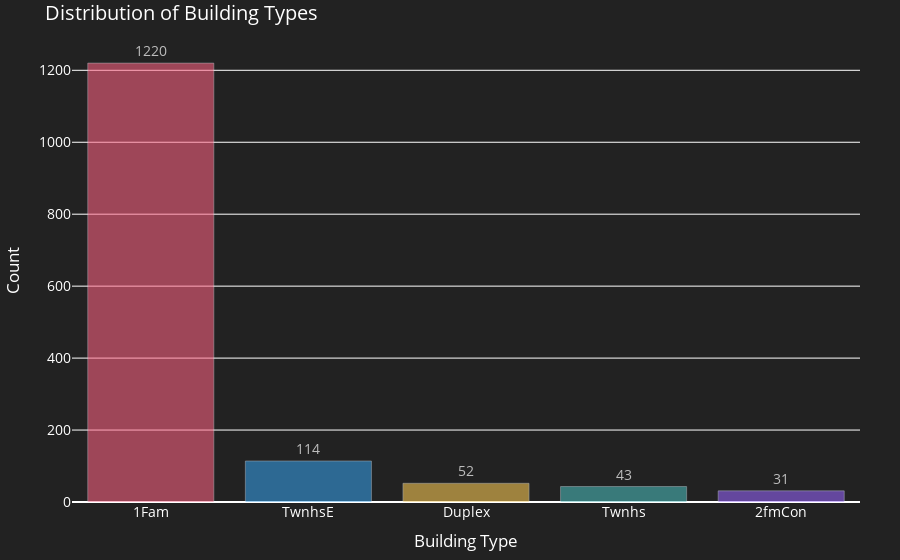
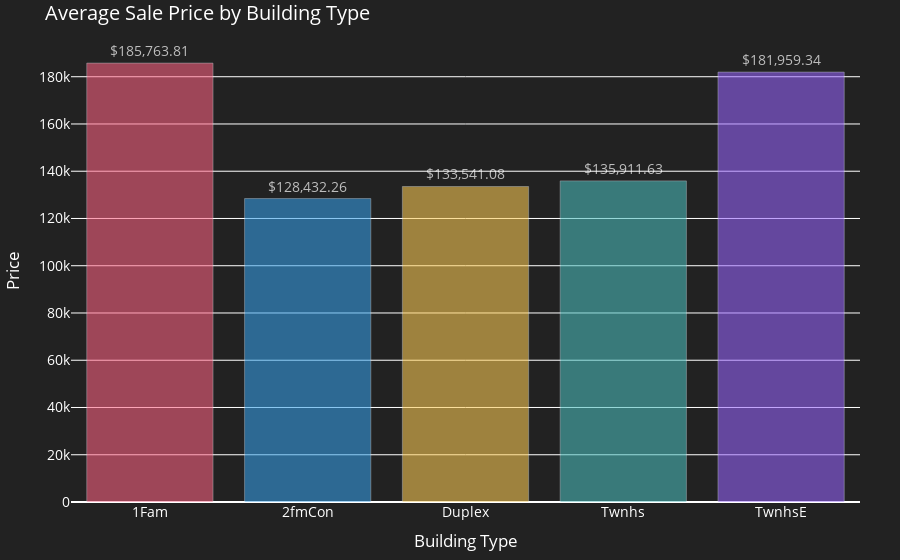

The notebook cell these images were saved under, in order:
### Markdown cell above
# What question do we want to ask of the data? 

1. Distribution of Dwelling Types and Their Relation to Sale Prices: Investigate how different types of dwellings (like single-family homes, townhouses, apartments, etc.) are distributed and how these types correlate with sale prices.

2.	Does Zoning Impact Sale Price?: Analyze if and how different zoning categories (residential, commercial, agricultural, etc.) affect the sale prices of properties.

3.	Does Street and Alley Access Types Effect on Sale Price?: Examine whether the type of access a property has (like paved or unpaved streets, alley access, etc.) influences its sale price.

4.	What is the Average Sale Price?: Calculate the average sale price of properties within your dataset. This provides a baseline for comparison with other factors.

5.	Is There a Correlation Between Property Age and Sale Price?: Determine if there is a relationship between how old a property is and its sale price. Older properties might have a different value compared to newer ones.
	
6.	Is There a Correlation Between Living Area and Sale Price?: Explore the relationship between the size of the living area in a property and its sale price. Typically, larger living areas might command higher prices.
	
7.	Does the Price Change Year to Year?: Investigate the trend of sale prices over the years included in your dataset. This will show if there’s a general upward or downward trend in property prices or if they remain stable.

### Code cell
# 1. Distribution of dwelling types and their relation to sale prices
dwelling_types = df['BldgType'].value_counts()
dwelling_prices = df.groupby('BldgType')['SalePrice'].mean()

# Format labels for the second graph
formatted_dwelling_prices = ['$' + f'{value:,.2f}' for value in dwelling_prices.values]

# Enhanced color palette
color_palette = ['rgba(255, 99, 132, 0.8)', 'rgba(54, 162, 235, 0.8)', 
                 'rgba(255, 206, 86, 0.8)', 'rgba(75, 192, 192, 0.8)', 
                 'rgba(153, 102, 255, 0.8)']

# Create enhanced bar charts
fig1 = go.Figure(data=[go.Bar(
    x=dwelling_types.index,
    y=dwelling_types.values,
    marker_color=color_palette,
    text=dwelling_types.values,
    textposition='outside',
    hoverinfo='x+y',
    opacity=0.7
)])
fig1.update_layout(
    title='Distribution of Building Types',
    xaxis_title='Building Type',
    yaxis_title='Count',
    plot_bgcolor='rgba(34, 34, 34, 1)',
    paper_bgcolor='rgba(34, 34, 34, 1)',
    font=dict(color='white', size=14),
    margin=dict(l=40, r=40, t=40, b=40)
)

fig2 = go.Figure(data=[go.Bar(
    x=dwelling_prices.index,
    y=dwelling_prices.values,
    marker_color=color_palette,
    text=formatted_dwelling_prices,
    textposition='outside',
    hoverinfo='x+y',
    opacity=0.7
)])
fig2.update_layout(
    title='Average Sale Price by Building Type',
    xaxis_title='Building Type',
    yaxis_title='Price',
    plot_bgcolor='rgba(34, 34, 34, 1)',
    paper_bgcolor='rgba(34, 34, 34, 1)',
    font=dict(color='white', size=14),
    margin=dict(l=40, r=40, t=40, b=40)
)

# Show the figures
fig1.show()
fig2.show()

### Figure 1 — Plotly figure (JSON) as saved in the notebook; plotly's stock layout.template omitted (floating-point values rounded to 4 significant figures)
{"data": [{"hoverinfo": "x+y", "marker": {"color": ["rgba(255, 99, 132, 0.8)", "rgba(54, 162, 235, 0.8)", "rgba(255, 206, 86, 0.8)", "rgba(75, 192, 192, 0.8)", "rgba(153, 102, 255, 0.8)"]}, "opacity": 0.7, "text": [1220, 114, 52, 43, 31], "textposition": "outside", "type": "bar", "x": ["1Fam", "TwnhsE", "Duplex", "Twnhs", "2fmCon"], "y": [1220, 114, 52, 43, 31]}], "layout": {"font": {"color": "white", "size": 14}, "margin": {"b": 40, "l": 40, "r": 40, "t": 40}, "paper_bgcolor": "rgba(34, 34, 34, 1)", "plot_bgcolor": "rgba(34, 34, 34, 1)", "title": {"text": "Distribution of Building Types"}, "xaxis": {"title": {"text": "Building Type"}}, "yaxis": {"title": {"text": "Count"}}}}

### Figure 2 — Plotly figure (JSON) as saved in the notebook; plotly's stock layout.template omitted (floating-point values rounded to 4 significant figures)
{"data": [{"hoverinfo": "x+y", "marker": {"color": ["rgba(255, 99, 132, 0.8)", "rgba(54, 162, 235, 0.8)", "rgba(255, 206, 86, 0.8)", "rgba(75, 192, 192, 0.8)", "rgba(153, 102, 255, 0.8)"]}, "opacity": 0.7, "text": ["$185,763.81", "$128,432.26", "$133,541.08", "$135,911.63", "$181,959.34"], "textposition": "outside", "type": "bar", "x": ["1Fam", "2fmCon", "Duplex", "Twnhs", "TwnhsE"], "y": [185800.0, 128400.0, 133500.0, 135900.0, 182000.0]}], "layout": {"font": {"color": "white", "size": 14}, "margin": {"b": 40, "l": 40, "r": 40, "t": 40}, "paper_bgcolor": "rgba(34, 34, 34, 1)", "plot_bgcolor": "rgba(34, 34, 34, 1)", "title": {"text": "Average Sale Price by Building Type"}, "xaxis": {"title": {"text": "Building Type"}}, "yaxis": {"title": {"text": "Price"}}}}
